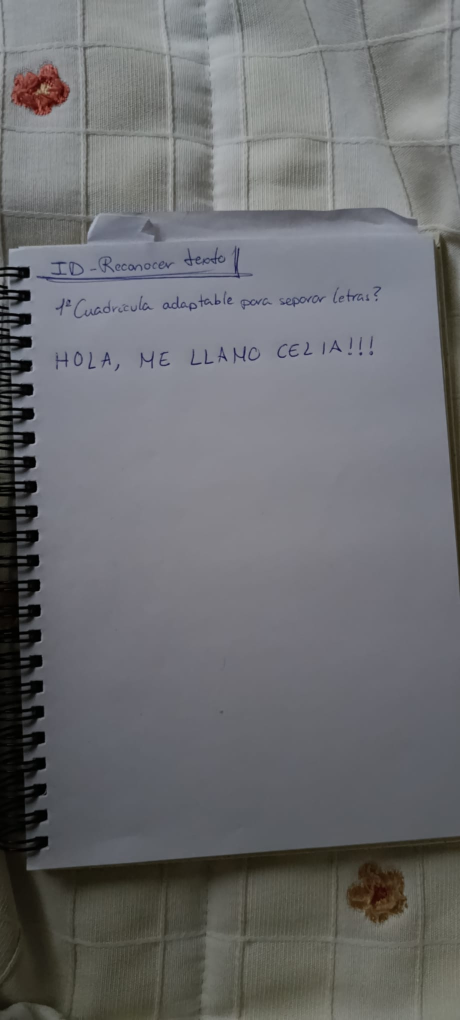
#> input picture imgs/textoprueba.jpeg, 920 x 2040 px (shown at 1/2 size)
$ python -i reconocerLetras.py   (imports and definitions only)
#> lines starting #> are read from the running program, lines starting #| are printed output that depends on the picture; after the words box and inside, x2 and y2 are one past the last pixel; in counts of white or black regions, pixels touching at a corner belong together
#> further down, picture is the input picture: shape (2040, 920, 3); mean B, G, R 112.1, 109.5, 108.7
import cv2
import numpy as np

umbral = 200
porcentaje_error = 0.01

area_min = 10000
area_max = 50000

fuente = cv2.FONT_HERSHEY_SIMPLEX
color = (255, 0, 0)
color_texto = (0, 0, 255)
grosor = 1
escala = 1
texto = ""

def detectar_hoja(frame):
    frame_byn = cv2.cvtColor(frame, cv2.COLOR_BGR2GRAY)
    frame_blur = cv2.GaussianBlur(frame_byn, (5, 5), 0)
    _, frame_bin = cv2.threshold(frame_blur, 0, 255, cv2.THRESH_BINARY + cv2.THRESH_OTSU)
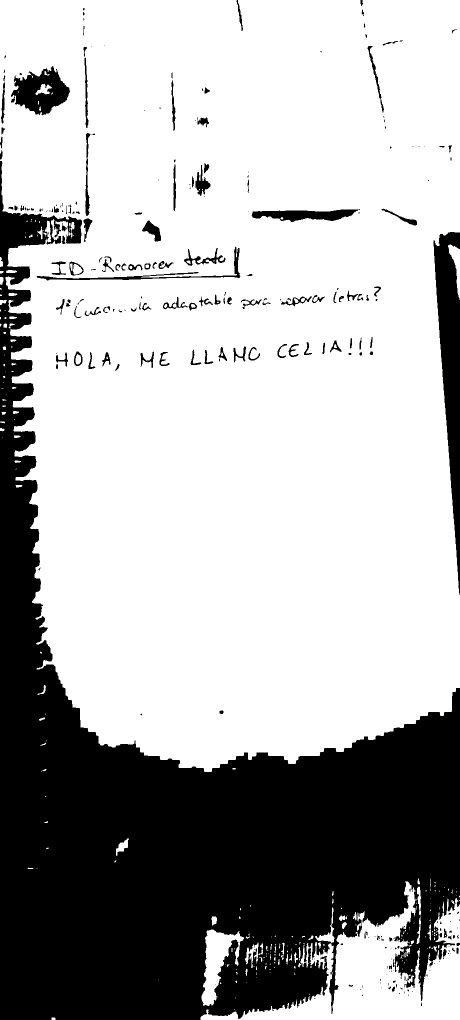
#> frame_bin: shape (2040, 920) (shown at 1/2 size); 69.5% white; 261 black regions (136 under 20 px)

    contornos, _ = cv2.findContours(frame_bin, cv2.RETR_EXTERNAL, cv2.CHAIN_APPROX_SIMPLE)
#> contornos = 236 contours, 186 with area under 20; largest, box (x1, y1, x2, y2) and area: (0, 0, 920, 1544) 1265566, (401, 1762, 920, 2040) 48738, (403, 1859, 488, 2012) 5432, (896, 489, 920, 600) 936, (630, 1815, 669, 1886) 489

    # si no hay contornos encontrados hace return
    if len(contornos) == 0:
        print("sin contornos")
        return None

    # coge el mayor contorno encontrado
    contorno = max(contornos, key = cv2.contourArea)
#> contorno = contour of 1592 points, box (x1, y1, x2, y2) (0, 0, 920, 1544), area 1265566

    # si la hoja ocupa muy poco hace return
    if cv2.contourArea(contorno) < 0.1 * frame.shape[0] * frame.shape[1]:
        print("hoja demasiado pequeña")
        return None

    margen_error = porcentaje_error * cv2.arcLength(contorno, True)
#> margen_error = 71.3
    contorno_aprox = cv2.approxPolyDP(contorno, margen_error, True)
#> contorno_aprox = [[0, 0], [5, 422], [164, 441], [11, 554], [73, 1338], [409, 1543], [902, 1423], [919, 0]]
    print("vertices:", len(contorno_aprox))
#| vertices: 8

    cv2.drawContours(frame, [contorno_aprox], 0, color, grosor)
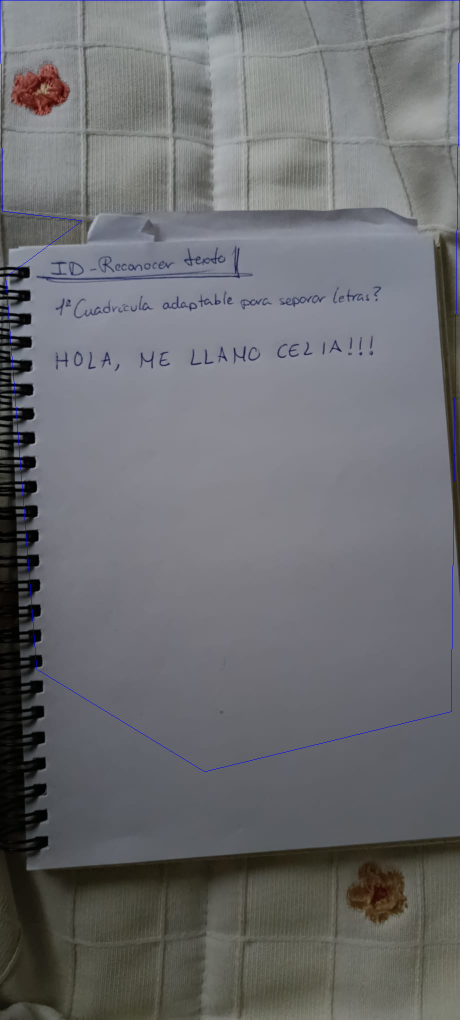
#> frame: shape (2040, 920, 3) (shown at 1/2 size); 0.25% of pixels changed, all inside (x1, y1, x2, y2) = (0, 0, 920, 1544)

    # la hoja debe tener 4 vertices
    if len(contorno_aprox) != 4:
        return None

    cv2.drawContours(frame, [contorno_aprox], 0, color, grosor)

    return contorno_aprox


def encontrarCortorno(frame, frame_filtrada):
    _, frame_umbral = cv2.threshold(frame_filtrada, umbral, 255, cv2.THRESH_BINARY_INV)
    contornos, _ = cv2.findContours(frame_umbral, cv2.RETR_CCOMP, cv2.CHAIN_APPROX_SIMPLE)

    esquinas = detectar_hoja(frame)

    if esquinas is None:
        print("no se han encontrado esquinas")
        return None, None

    for contorno in contornos:
        x, y, ancho, alto = cv2.boundingRect(contorno)
        margen_error = porcentaje_error * cv2.arcLength(contorno, True)
        contorno_aprox = cv2.approxPolyDP(contorno, margen_error, True)

        area = abs(cv2.contourArea(contorno_aprox, True))

        cv2.drawContours(frame, [contorno_aprox], 0, color_texto, grosor)

        # if area >= area_min and area < area_max:

>>> import cv2
>>> picture = cv2.imread('../imgs/textoprueba.jpeg')
>>> result = detectar_hoja(picture)
